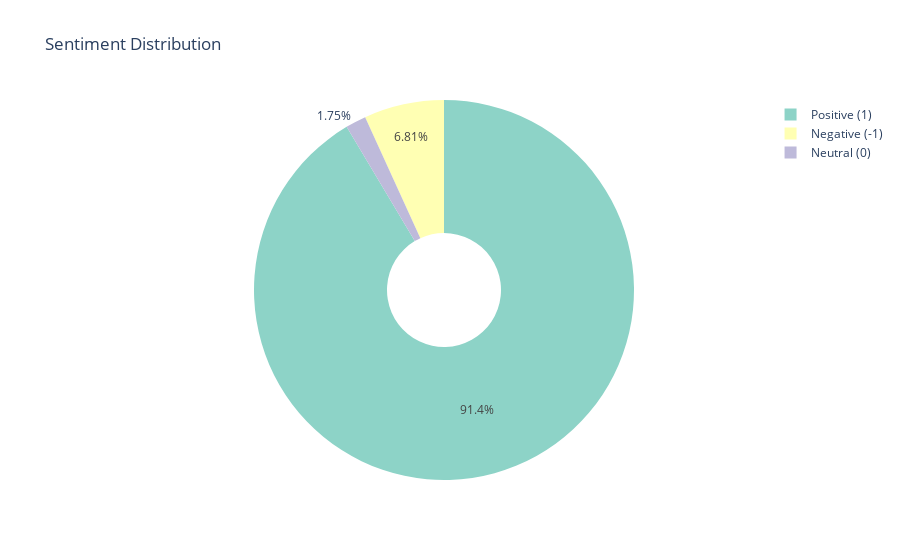

The notebook cell this image was saved under:
### Code cell
import plotly.express as px

# Count sentiment distribution
sentiment_counts = df['textblob_sentiment'].value_counts().reset_index()
sentiment_counts.columns = ['Sentiment', 'Count']

# Create interactive pie chart
fig = px.pie(sentiment_counts, values='Count', names='Sentiment', 
             title="Sentiment Distribution", hole=0.3, color_discrete_sequence=px.colors.qualitative.Set3)

fig.show()

### Figure 1 — Plotly figure (JSON) as saved in the notebook; plotly's stock layout.template omitted (floating-point values rounded to 4 significant figures)
{"data": [{"domain": {"x": [0, 1], "y": [0, 1]}, "hole": 0.3, "hovertemplate": "Sentiment=%{label}<br>Count=%{value}<extra></extra>", "labels": ["Positive (1)", "Negative (-1)", "Neutral (0)"], "legendgroup": "", "name": "", "showlegend": true, "type": "pie", "values": [9382, 699, 180]}], "layout": {"legend": {"tracegroupgap": 0}, "piecolorway": ["rgb(141,211,199)", "rgb(255,255,179)", "rgb(190,186,218)", "rgb(251,128,114)", "rgb(128,177,211)", "rgb(253,180,98)", "rgb(179,222,105)", "rgb(252,205,229)", "rgb(217,217,217)", "rgb(188,128,189)", "rgb(204,235,197)", "rgb(255,237,111)"], "title": {"text": "Sentiment Distribution"}}}
